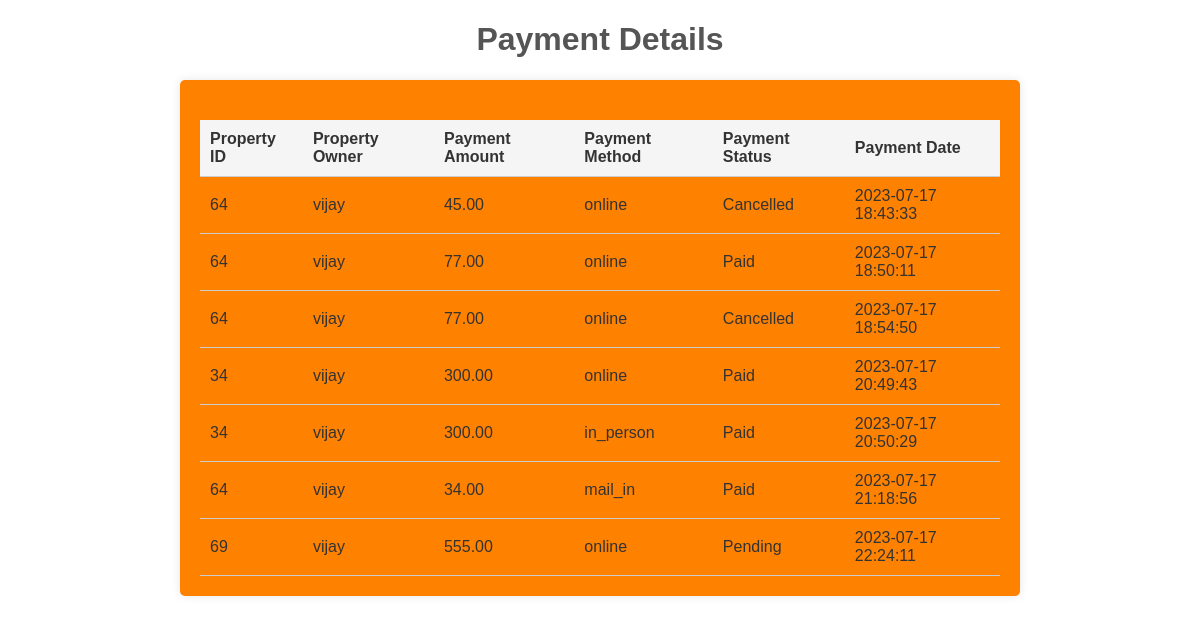
Screenshot of /payment_details.php (signed in) with the database file from the repository.
### tables this page shows
CREATE TABLE `payments` (
  `id` int(11) NOT NULL,
  `property_id` varchar(100) DEFAULT NULL,
  `property_owner` varchar(100) DEFAULT NULL,
  `payment_amount` decimal(10,2) DEFAULT NULL,
  `payment_method` varchar(100) DEFAULT NULL,
  `payment_status` varchar(20) DEFAULT 'Pending',
  `payment_date` datetime DEFAULT NULL,
  `username` varchar(100) NOT NULL
);

### payment_details.php (the view, shortened to what this page needs)
<!DOCTYPE html>
<html>
<head>
</head>
<body>
  <h1>Payment Details</h1>
  <div class="container">
    <?php
      $username = $_SESSION['username'];
      require_once 'conn.php';
      $stmt = $con->prepare("SELECT * FROM payments WHERE property_owner = ?");
      $stmt->bind_param('s', $username);
      $stmt->execute();
      $result = $stmt->get_result();
      if ($result->num_rows > 0) {
        echo '<table>';
        echo '<tr><th>Property ID</th><th>Property Owner</th><th>Payment Amount</th><th>Payment Method</th><th>Payment Status</th><th>Payment Date</th></tr>';
        while ($paymentDetails = $result->fetch_assoc()) {
          echo '<tr>';
          echo '<td>' . $paymentDetails['property_id'] . '</td>';
          echo '<td>' . $paymentDetails['property_owner'] . '</td>';
          echo '<td>' . $paymentDetails['payment_amount'] . '</td>';
          echo '<td>' . $paymentDetails['payment_method'] . '</td>';
          echo '<td>' . $paymentDetails['payment_status'] . '</td>';
          echo '<td>' . $paymentDetails['payment_date'] . '</td>';
          echo '</tr>';
        }
        echo '</table>';
      } else {
        echo '<p>No payment records found.</p>';
      }
    ?>
  </div>
</body>
</html>

### payment_details.php (style rules this page uses)
body { font-family: Arial, sans-serif; background-image: url('images/im11.jpg'); background-size: cover; background-position: center; color: #333; }
h1 { text-align: center; color: #555; }
.container { max-width: 800px; margin: 0 auto; padding: 20px; background-color: #ff8100; border-radius: 5px; box-shadow: 0 0 10px rgba(0, 0, 0, 0.1); }
table { width: 100%; border-collapse: collapse; margin-top: 20px; }
th, td { padding: 10px; text-align: left; border-bottom: 1px solid #ccc; }
th { background-color: #f5f5f5; }

### rows the page displays
payments: property "64", property_owner "vijay", payment_amount "45.00", payment_method "online", payment_status "Cancelled", payment_date "2023-07-17 18:43:33"
payments: property "64", property_owner "vijay", payment_amount "77.00", payment_method "online", payment_status "Paid", payment_date "2023-07-17 18:50:11"
payments: property "64", property_owner "vijay", payment_amount "77.00", payment_method "online", payment_status "Cancelled", payment_date "2023-07-17 18:54:50"
payments: property "34", property_owner "vijay", payment_amount "300.00", payment_method "online", payment_status "Paid", payment_date "2023-07-17 20:49:43"
payments: property "34", property_owner "vijay", payment_amount "300.00", payment_method "in_person", payment_status "Paid", payment_date "2023-07-17 20:50:29"
payments: property "64", property_owner "vijay", payment_amount "34.00", payment_method "mail_in", payment_status "Paid", payment_date "2023-07-17 21:18:56"
payments: property "69", property_owner "vijay", payment_amount "555.00", payment_method "online", payment_status "Pending", payment_date "2023-07-17 22:24:11"
